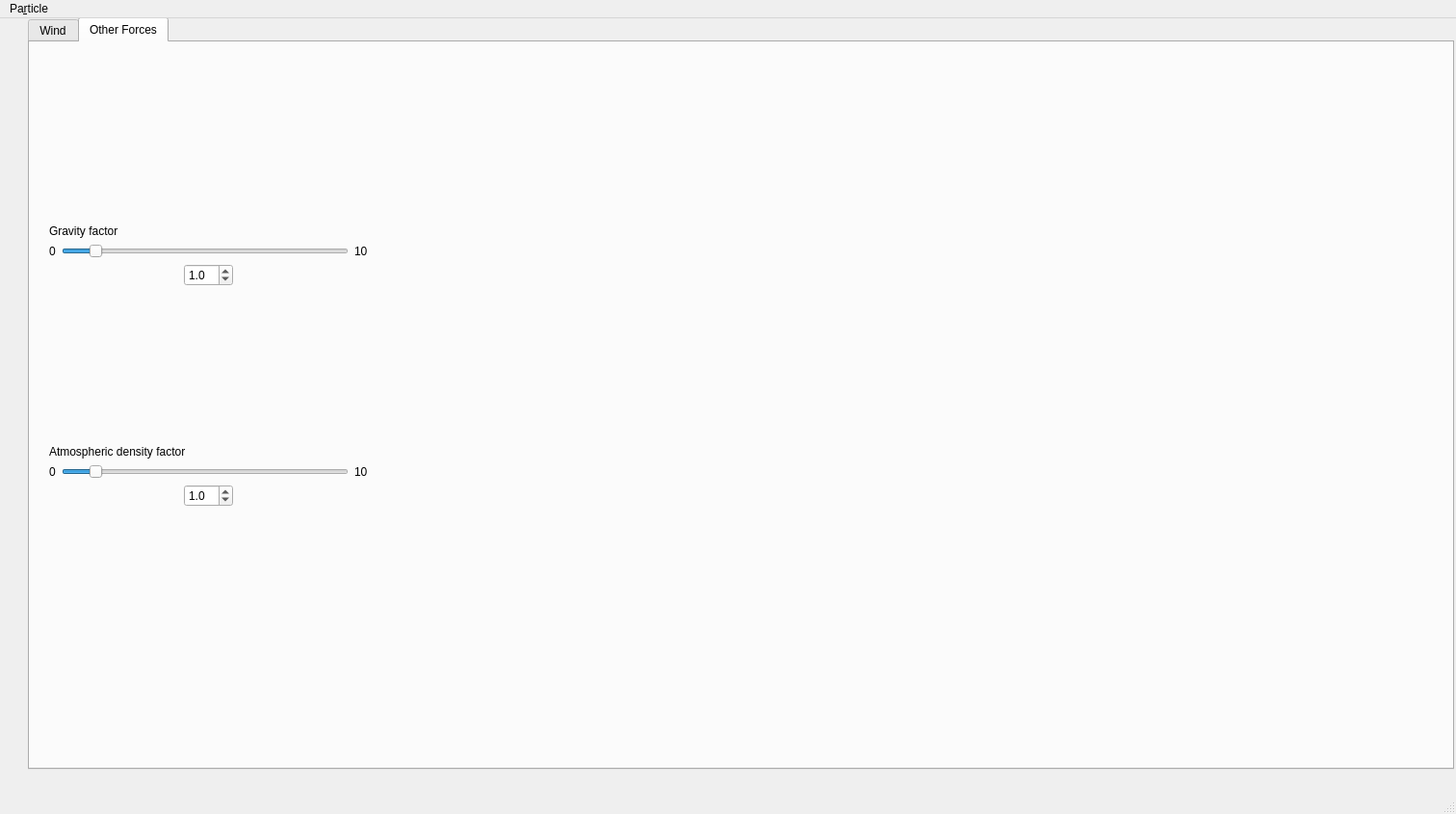
<?xml version="1.0" encoding="UTF-8"?>
<ui version="4.0">
 <class>MainWindow</class>
 <widget class="QMainWindow" name="MainWindow">
  <property name="geometry">
   <rect>
    <x>0</x>
    <y>0</y>
    <width>1512</width>
    <height>845</height>
   </rect>
  </property>
  <property name="sizePolicy">
   <sizepolicy hsizetype="Expanding" vsizetype="Expanding">
    <horstretch>0</horstretch>
    <verstretch>0</verstretch>
   </sizepolicy>
  </property>
  <property name="windowTitle">
   <string>MainWindow</string>
  </property>
  <widget class="QWidget" name="centralwidget">
   <property name="sizePolicy">
    <sizepolicy hsizetype="Preferred" vsizetype="Preferred">
     <horstretch>0</horstretch>
     <verstretch>0</verstretch>
    </sizepolicy>
   </property>
   <property name="maximumSize">
    <size>
     <width>16777215</width>
     <height>16777215</height>
    </size>
   </property>
   <widget class="QWidget" name="horizontalLayoutWidget">
    <property name="geometry">
     <rect>
      <x>-1</x>
      <y>-1</y>
      <width>1511</width>
      <height>781</height>
     </rect>
    </property>
    <layout class="QHBoxLayout" name="horizontalLayout" stretch="0,1">
     <property name="sizeConstraint">
      <enum>QLayout::SetMaximumSize</enum>
     </property>
     <item>
      <spacer name="horizontalSpacer">
       <property name="orientation">
        <enum>Qt::Horizontal</enum>
       </property>
       <property name="sizeType">
        <enum>QSizePolicy::Maximum</enum>
       </property>
       <property name="sizeHint" stdset="0">
        <size>
         <width>30</width>
         <height>300</height>
        </size>
       </property>
      </spacer>
     </item>
     <item>
      <widget class="QTabWidget" name="tabWidget">
       <property name="sizePolicy">
        <sizepolicy hsizetype="Preferred" vsizetype="Preferred">
         <horstretch>0</horstretch>
         <verstretch>0</verstretch>
        </sizepolicy>
       </property>
       <property name="currentIndex">
        <number>1</number>
       </property>
       <widget class="QWidget" name="tab_wind_ui">
        <attribute name="title">
         <string>Wind</string>
        </attribute>
        <widget class="QWidget" name="verticalLayoutWidget">
         <property name="geometry">
          <rect>
           <x>30</x>
           <y>70</y>
           <width>331</width>
           <height>611</height>
          </rect>
         </property>
         <layout class="QVBoxLayout" name="verticalLayout_2">
          <item>
           <spacer name="verticalSpacer_4">
            <property name="orientation">
             <enum>Qt::Vertical</enum>
            </property>
            <property name="sizeHint" stdset="0">
             <size>
              <width>20</width>
              <height>40</height>
             </size>
            </property>
           </spacer>
          </item>
          <item>
           <widget class="QLabel" name="label_13">
            <property name="text">
             <string>Direction X</string>
            </property>
           </widget>
          </item>
          <item>
           <layout class="QHBoxLayout" name="horizontalLayout_8">
            <item>
             <widget class="QLabel" name="label_11">
              <property name="text">
               <string>-1</string>
              </property>
             </widget>
            </item>
            <item>
             <widget class="QSlider" name="slider_wind_x_ui">
              <property name="minimum">
               <number>-10</number>
              </property>
              <property name="maximum">
               <number>10</number>
              </property>
              <property name="orientation">
               <enum>Qt::Horizontal</enum>
              </property>
             </widget>
            </item>
            <item>
             <widget class="QLabel" name="label_12">
              <property name="text">
               <string>1</string>
              </property>
             </widget>
            </item>
           </layout>
          </item>
          <item>
           <layout class="QHBoxLayout" name="horizontalLayout_9">
            <item>
             <spacer name="horizontalSpacer_8">
              <property name="orientation">
               <enum>Qt::Horizontal</enum>
              </property>
              <property name="sizeHint" stdset="0">
               <size>
                <width>40</width>
                <height>20</height>
               </size>
              </property>
             </spacer>
            </item>
            <item>
             <widget class="QDoubleSpinBox" name="spinBox_wind_x_ui">
              <property name="decimals">
               <number>1</number>
              </property>
              <property name="minimum">
               <double>-1.000000000000000</double>
              </property>
              <property name="maximum">
               <double>1.000000000000000</double>
              </property>
             </widget>
            </item>
            <item>
             <spacer name="horizontalSpacer_9">
              <property name="orientation">
               <enum>Qt::Horizontal</enum>
              </property>
              <property name="sizeHint" stdset="0">
               <size>
                <width>40</width>
                <height>20</height>
               </size>
              </property>
             </spacer>
            </item>
           </layout>
          </item>
          <item>
           <spacer name="verticalSpacer">
            <property name="orientation">
             <enum>Qt::Vertical</enum>
            </property>
            <property name="sizeHint" stdset="0">
             <size>
              <width>20</width>
              <height>40</height>
             </size>
            </property>
           </spacer>
          </item>
          <item>
           <widget class="QLabel" name="label_18">
            <property name="text">
             <string>Direction Y</string>
            </property>
           </widget>
          </item>
          <item>
           <layout class="QHBoxLayout" name="horizontalLayout_12">
            <item>
             <widget class="QLabel" name="label_16">
              <property name="text">
               <string>-1</string>
              </property>
             </widget>
            </item>
            <item>
             <widget class="QSlider" name="slider_wind_y_ui">
              <property name="minimum">
               <number>-10</number>
              </property>
              <property name="maximum">
               <number>10</number>
              </property>
              <property name="orientation">
               <enum>Qt::Horizontal</enum>
              </property>
             </widget>
            </item>
            <item>
             <widget class="QLabel" name="label_17">
              <property name="text">
               <string>1</string>
              </property>
             </widget>
            </item>
           </layout>
          </item>
          <item>
           <layout class="QHBoxLayout" name="horizontalLayout_13">
            <item>
             <spacer name="horizontalSpacer_12">
              <property name="orientation">
               <enum>Qt::Horizontal</enum>
              </property>
              <property name="sizeHint" stdset="0">
               <size>
                <width>40</width>
                <height>20</height>
               </size>
              </property>
             </spacer>
            </item>
            <item>
             <widget class="QDoubleSpinBox" name="spinBox_wind_y_ui">
              <property name="decimals">
               <number>1</number>
              </property>
              <property name="minimum">
               <double>-1.000000000000000</double>
              </property>
              <property name="maximum">
               <double>1.000000000000000</double>
              </property>
             </widget>
            </item>
            <item>
             <spacer name="horizontalSpacer_13">
              <property name="orientation">
               <enum>Qt::Horizontal</enum>
              </property>
              <property name="sizeHint" stdset="0">
               <size>
                <width>40</width>
                <height>20</height>
               </size>
              </property>
             </spacer>
            </item>
           </layout>
          </item>
          <item>
           <spacer name="verticalSpacer_2">
            <property name="orientation">
             <enum>Qt::Vertical</enum>
            </property>
            <property name="sizeHint" stdset="0">
             <size>
              <width>20</width>
              <height>40</height>
             </size>
            </property>
           </spacer>
          </item>
          <item>
           <widget class="QLabel" name="label_21">
            <property name="text">
             <string>Direction Z</string>
            </property>
           </widget>
          </item>
          <item>
           <layout class="QHBoxLayout" name="horizontalLayout_14">
            <item>
             <widget class="QLabel" name="label_19">
              <property name="text">
               <string>-1</string>
              </property>
             </widget>
            </item>
            <item>
             <widget class="QSlider" name="slider_wind_z_ui">
              <property name="minimum">
               <number>-10</number>
              </property>
              <property name="maximum">
               <number>10</number>
              </property>
              <property name="orientation">
               <enum>Qt::Horizontal</enum>
              </property>
             </widget>
            </item>
            <item>
             <widget class="QLabel" name="label_20">
              <property name="text">
               <string>1</string>
              </property>
             </widget>
            </item>
           </layout>
          </item>
          <item>
           <layout class="QHBoxLayout" name="horizontalLayout_15">
            <item>
             <spacer name="horizontalSpacer_14">
              <property name="orientation">
               <enum>Qt::Horizontal</enum>
              </property>
              <property name="sizeHint" stdset="0">
               <size>
                <width>40</width>
                <height>20</height>
               </size>
              </property>
             </spacer>
            </item>
            <item>
             <widget class="QDoubleSpinBox" name="spinBox_wind_z_ui">
              <property name="decimals">
               <number>1</number>
              </property>
              <property name="minimum">
               <double>-1.000000000000000</double>
              </property>
              <property name="maximum">
               <double>1.000000000000000</double>
              </property>
             </widget>
            </item>
            <item>
             <spacer name="horizontalSpacer_15">
              <property name="orientation">
               <enum>Qt::Horizontal</enum>
              </property>
              <property name="sizeHint" stdset="0">
               <size>
                <width>40</width>
                <height>20</height>
               </size>
              </property>
             </spacer>
            </item>
           </layout>
          </item>
          <item>
           <spacer name="verticalSpacer_3">
            <property name="orientation">
             <enum>Qt::Vertical</enum>
            </property>
            <property name="sizeHint" stdset="0">
             <size>
              <width>20</width>
              <height>40</height>
             </size>
            </property>
           </spacer>
          </item>
          <item>
           <widget class="QLabel" name="label_6">
            <property name="text">
             <string>Force</string>
            </property>
           </widget>
          </item>
          <item>
           <layout class="QHBoxLayout" name="horizontalLayout_2">
            <item>
             <widget class="QLabel" name="label_4">
              <property name="text">
               <string>0</string>
              </property>
             </widget>
            </item>
            <item>
             <widget class="QSlider" name="slider_wind_strength_ui">
              <property name="maximum">
               <number>100</number>
              </property>
              <property name="orientation">
               <enum>Qt::Horizontal</enum>
              </property>
             </widget>
            </item>
            <item>
             <widget class="QLabel" name="label_5">
              <property name="text">
               <string>10</string>
              </property>
             </widget>
            </item>
           </layout>
          </item>
          <item>
           <layout class="QHBoxLayout" name="horizontalLayout_3">
            <item>
             <spacer name="horizontalSpacer_3">
              <property name="orientation">
               <enum>Qt::Horizontal</enum>
              </property>
              <property name="sizeHint" stdset="0">
               <size>
                <width>40</width>
                <height>20</height>
               </size>
              </property>
             </spacer>
            </item>
            <item>
             <widget class="QDoubleSpinBox" name="spinBox_wind_strength_ui">
              <property name="decimals">
               <number>1</number>
              </property>
              <property name="maximum">
               <double>10.000000000000000</double>
              </property>
             </widget>
            </item>
            <item>
             <spacer name="horizontalSpacer_2">
              <property name="orientation">
               <enum>Qt::Horizontal</enum>
              </property>
              <property name="sizeHint" stdset="0">
               <size>
                <width>40</width>
                <height>20</height>
               </size>
              </property>
             </spacer>
            </item>
           </layout>
          </item>
          <item>
           <spacer name="verticalSpacer_5">
            <property name="orientation">
             <enum>Qt::Vertical</enum>
            </property>
            <property name="sizeHint" stdset="0">
             <size>
              <width>20</width>
              <height>40</height>
             </size>
            </property>
           </spacer>
          </item>
         </layout>
        </widget>
       </widget>
       <widget class="QWidget" name="tab_other_ui">
        <attribute name="title">
         <string>Other Forces</string>
        </attribute>
        <widget class="QWidget" name="verticalLayoutWidget_2">
         <property name="geometry">
          <rect>
           <x>20</x>
           <y>30</y>
           <width>331</width>
           <height>611</height>
          </rect>
         </property>
         <layout class="QVBoxLayout" name="verticalLayout_3">
          <item>
           <spacer name="verticalSpacer_6">
            <property name="orientation">
             <enum>Qt::Vertical</enum>
            </property>
            <property name="sizeHint" stdset="0">
             <size>
              <width>20</width>
              <height>40</height>
             </size>
            </property>
           </spacer>
          </item>
          <item>
           <widget class="QLabel" name="label_14">
            <property name="text">
             <string>Gravity factor</string>
            </property>
           </widget>
          </item>
          <item>
           <layout class="QHBoxLayout" name="horizontalLayout_10">
            <item>
             <widget class="QLabel" name="label_15">
              <property name="text">
               <string>0</string>
              </property>
             </widget>
            </item>
            <item>
             <widget class="QSlider" name="slider_gravity_ui">
              <property name="minimum">
               <number>0</number>
              </property>
              <property name="maximum">
               <number>100</number>
              </property>
              <property name="value">
               <number>10</number>
              </property>
              <property name="orientation">
               <enum>Qt::Horizontal</enum>
              </property>
             </widget>
            </item>
            <item>
             <widget class="QLabel" name="label_22">
              <property name="text">
               <string>10</string>
              </property>
             </widget>
            </item>
           </layout>
          </item>
          <item>
           <layout class="QHBoxLayout" name="horizontalLayout_11">
            <item>
             <spacer name="horizontalSpacer_10">
              <property name="orientation">
               <enum>Qt::Horizontal</enum>
              </property>
              <property name="sizeHint" stdset="0">
               <size>
                <width>40</width>
                <height>20</height>
               </size>
              </property>
             </spacer>
            </item>
            <item>
             <widget class="QDoubleSpinBox" name="spinBox_gravity_ui">
              <property name="decimals">
               <number>1</number>
              </property>
              <property name="maximum">
               <double>10.000000000000000</double>
              </property>
              <property name="value">
               <double>1.000000000000000</double>
              </property>
             </widget>
            </item>
            <item>
             <spacer name="horizontalSpacer_11">
              <property name="orientation">
               <enum>Qt::Horizontal</enum>
              </property>
              <property name="sizeHint" stdset="0">
               <size>
                <width>40</width>
                <height>20</height>
               </size>
              </property>
             </spacer>
            </item>
           </layout>
          </item>
          <item>
           <spacer name="verticalSpacer_7">
            <property name="orientation">
             <enum>Qt::Vertical</enum>
            </property>
            <property name="sizeHint" stdset="0">
             <size>
              <width>20</width>
              <height>40</height>
             </size>
            </property>
           </spacer>
          </item>
          <item>
           <widget class="QLabel" name="label_23">
            <property name="text">
             <string>Atmospheric density factor </string>
            </property>
           </widget>
          </item>
          <item>
           <layout class="QHBoxLayout" name="horizontalLayout_16">
            <item>
             <widget class="QLabel" name="label_24">
              <property name="text">
               <string>0</string>
              </property>
             </widget>
            </item>
            <item>
             <widget class="QSlider" name="slider_atm_factor_ui">
              <property name="minimum">
               <number>0</number>
              </property>
              <property name="maximum">
               <number>100</number>
              </property>
              <property name="value">
               <number>10</number>
              </property>
              <property name="orientation">
               <enum>Qt::Horizontal</enum>
              </property>
             </widget>
            </item>
            <item>
             <widget class="QLabel" name="label_25">
              <property name="text">
               <string>10</string>
              </property>
             </widget>
            </item>
           </layout>
          </item>
          <item>
           <layout class="QHBoxLayout" name="horizontalLayout_17">
            <item>
             <spacer name="horizontalSpacer_16">
              <property name="orientation">
               <enum>Qt::Horizontal</enum>
              </property>
              <property name="sizeHint" stdset="0">
               <size>
                <width>40</width>
                <height>20</height>
               </size>
              </property>
             </spacer>
            </item>
            <item>
             <widget class="QDoubleSpinBox" name="spinBox_atm_factor_ui">
              <property name="decimals">
               <number>1</number>
              </property>
              <property name="maximum">
               <double>10.000000000000000</double>
              </property>
              <property name="singleStep">
               <double>0.000000000000000</double>
              </property>
              <property name="value">
               <double>1.000000000000000</double>
              </property>
             </widget>
            </item>
            <item>
             <spacer name="horizontalSpacer_17">
              <property name="orientation">
               <enum>Qt::Horizontal</enum>
              </property>
              <property name="sizeHint" stdset="0">
               <size>
                <width>40</width>
                <height>20</height>
               </size>
              </property>
             </spacer>
            </item>
           </layout>
          </item>
          <item>
           <spacer name="verticalSpacer_8">
            <property name="orientation">
             <enum>Qt::Vertical</enum>
            </property>
            <property name="sizeHint" stdset="0">
             <size>
              <width>20</width>
              <height>40</height>
             </size>
            </property>
           </spacer>
          </item>
         </layout>
        </widget>
       </widget>
      </widget>
     </item>
    </layout>
   </widget>
  </widget>
  <widget class="QMenuBar" name="menubar">
   <property name="geometry">
    <rect>
     <x>0</x>
     <y>0</y>
     <width>1512</width>
     <height>20</height>
    </rect>
   </property>
   <widget class="QMenu" name="menuParticle">
    <property name="title">
     <string>Pa&amp;rticle</string>
    </property>
   </widget>
   <addaction name="menuParticle"/>
  </widget>
  <widget class="QStatusBar" name="statusbar"/>
 </widget>
 <resources/>
 <connections/>
</ui>
